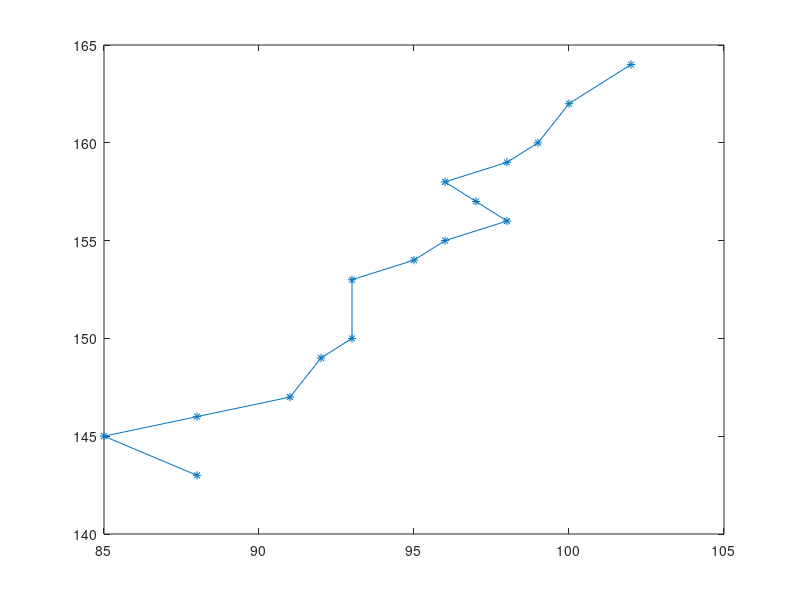

The MATLAB source for this figure: (Note: this script raises an error after producing the figure.)
clear all;clc;
Y=[143 145 146 147 149 150 153 154 155 156 157 158 159 160 162 164];
X=[88 85 88 91 92 93 93 95 96 98 97 96 98 99 100 102];
plot(X,Y,'*-');figure
[~,n]=size(X);
XX=[ones(n,1),X'];
%b=regress(Y',XX);
[b,bint,r,rint,s]=regress(Y',XX);
b,bint,s,
rcoplot(r,rint)

